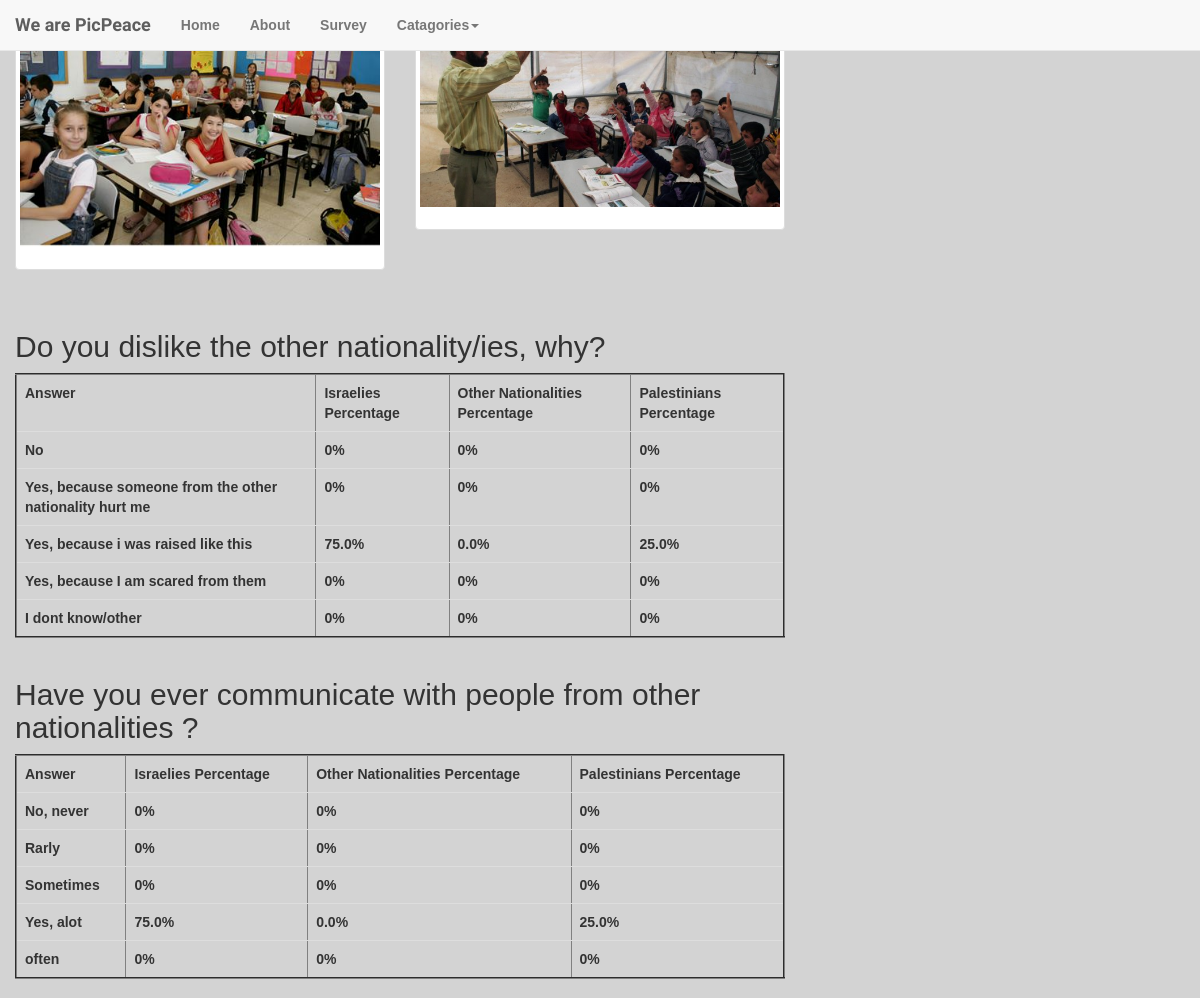
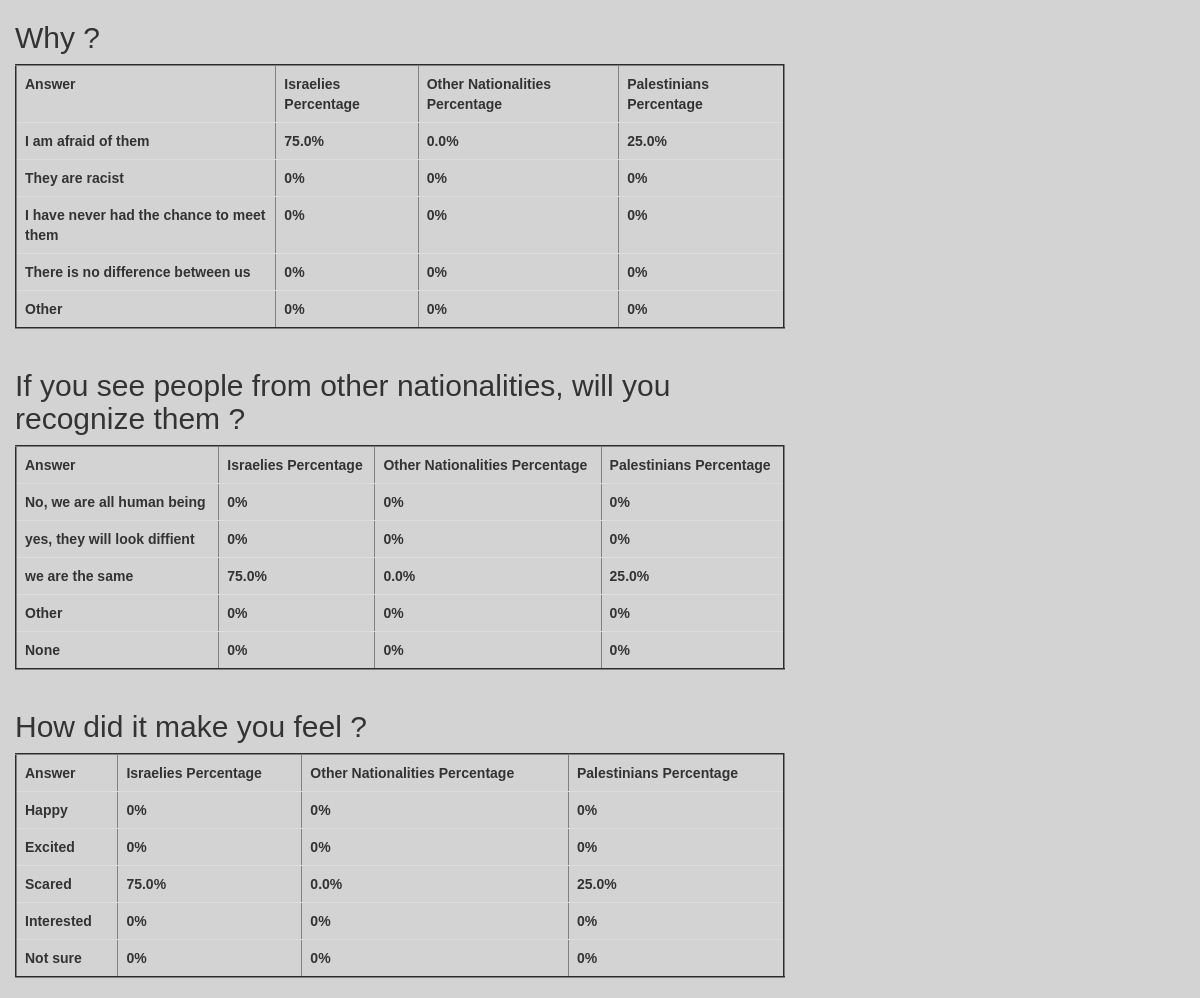
The page /statistics/6/ on the database its author committed (2 pictures, top to bottom).
### database_setup.py (models this page shows)
class Picture(Base):
    __tablename__ = 'picture'
    id = Column(Integer, primary_key=True)
    path = Column(String)
    category = Column(String)
    cover = Column(Boolean)
    discription=Column(String)

class Question(Base):
    __tablename__ = 'question'
    id = Column(Integer, primary_key=True)
    text = Column(String(15))
    a1 = Column(String(30))
    a2 = Column(String(60))
    a3 = Column(String(30))
    a4 = Column(String(30))
    a5 = Column(String(30))

### web_app.py (the view)
@app.route('/statistics/<int:pair_id>/')
def answer_statistics(pair_id):
    questions=session.query(Question).all()
    statistics = {}
    for q in questions:
        question_id = q.id
        '''print
        print (question_id)
        print (pair_id)
        print'''
        answers = session.query(Answer).filter_by(pair_id=pair_id, question_id=question_id).all()
        num_answers = float(len(answers))
        histogram = {'a1': 0, 'a2': 0, 'a3': 0, 'a4': 0, 'a5': 0}
        totals={'a1': 0, 'a2': 0, 'a3': 0, 'a4': 0, 'a5': 0}
        n_dic={'Israeli':{'a1': 0, 'a2': 0, 'a3': 0, 'a4': 0, 'a5': 0}, 'Palestinian':{'a1': 0, 'a2': 0, 'a3': 0, 'a4': 0, 'a5': 0}, 'Other':{'a1': 0, 'a2': 0, 'a3': 0, 'a4': 0, 'a5': 0}}
        for answer in answers:
                if answer.selected.isdigit():
                    n_dic[answer.nationality]['a'+answer.selected] += 1
                    totals['a'+answer.selected]+=1
        for nationality in n_dic.keys():
            for answer in n_dic[nationality]:
                if totals[answer]!=0:
                    n_dic[nationality][answer]*=100.0/totals[answer]
                    n_dic[nationality][answer]=round(n_dic[nationality][answer]*1000)/1000.0
        statistics[q.id] = n_dic
        print n_dic
    pair=session.query(Pair).filter_by(id=pair_id).first()
    pic1=session.query(Picture).filter_by(id=pair.pic1_id).first()
    pic2=session.query(Picture).filter_by(id=pair.pic2_id).first()
    return render_template('statistics.html', q=q, pic1=pic1, pic2=pic2, questions=questions, stats=statistics)

### templates/statistics.html (shortened to what this page needs)
<!DOCTYPE html>
<html>
<head>
	<link rel="stylesheet" href="http://maxcdn.bootstrapcdn.com/bootstrap/3.3.6/css/bootstrap.min.css">
	<link rel="stylesheet" type="text/css" href="{{ url_for('static', filename='styles.css') }}">
</head>
<body>
 <nav class="navbar navbar-default navbar-fixed-top">
        <div class="container-fluid">
          <div class="navbar-header">
            <a class="navbar-brand" href="#">We are PicPeace</a>
          </div>
          <div id="navbar" class="navbar-collapse collapse">
            <ul class="nav navbar-nav">
              <li><a href="{{ url_for('main_page') }}">Home</a></li>
              <li><a href="{{ url_for('aboutus') }}">About</a></li>
              <li><a href="{{ url_for('survey') }}">Survey</a></li>
              <li class="dropdown">
                <a href="#" class="dropdown-toggle" data-toggle="dropdown" role="button" aria-haspopup="true" aria-expanded="false">Catagories<span class="caret"></span></a>
              </li>
            </ul>
          </div>
        </div>
      </nav>
	<div class="container-fluid">
		<div class="row">
  <div class="col-sm-6 col-md-4">
    <div class="thumbnail">
      <img src="{{url_for ('static' , filename=pic1.path)}}">
      <div class="caption">
      </div>
    </div>
  </div>
  <div class="col-sm-6 col-md-4">
    <div class="thumbnail">
      <img src="{{url_for ('static' , filename=pic2.path)}}">
      <div class="caption">
      </div>
    </div>
  </div>
  </div>
  <br/>
  {% for q in questions%}
<div class="row">
<div class="col-md-8">
<h2>{{q.text}}</h2>
<table class="table table-hover" border="2">
    <tr>
      <th>Answer</th>
      <th>Israelies Percentage</th>
      <th>Other Nationalities Percentage</th>
      <th>Palestinians Percentage</th>
    </tr>
    <tr>
      <td> {{q.a1}}</td>
      {%for n in stats[q.id]%}
      <td>{{stats[q.id][n]['a1']}}%</td>
      {%endfor%}
    </tr>
    <tr>
      <td> {{q.a2}}</td>
      {%for n in stats[q.id]%}
      <td>{{stats[q.id][n]['a2']}}%</td>
      {%endfor%}
    </tr>
    <tr>
      <td> {{q.a3}}</td>
      {%for n in stats[q.id]%}
      <td>{{stats[q.id][n]['a3']}}%</td>
      {%endfor%}
    </tr>
    <tr>
      <td> {{q.a4}}</td>
      {%for n in stats[q.id]%}
      <td>{{stats[q.id][n]['a4']}}%</td>
      {%endfor%}
    </tr>
    <tr>
      <td> {{q.a5}}</td>
      {%for n in stats[q.id]%}
      <td>{{stats[q.id][n]['a5']}}%</td>
      {%endfor%}
    </tr>
  </table>
</div></div>
  {%endfor%}
	</div>
</body>
</html>

### static/styles.css (style rules this page uses)
body, html { font-family: 'Ubuntu', sans-serif; font-weight: bold; background: url("http://www.pixeden.com/media/k2/galleries/165/001-subtle-light-pattern-background-texture-vol5.jpg") no-repeat fixed center; background-size:cover; height: 100%; background-repeat: no-repeat; background-color: #d3d3d3; padding-top: 0px; }
.navbar-brand { font-family: 'Shadows Into Light Two', cursive; }

### rows shown on the page
Picture: path (picture)
Picture: path (picture)
Question: text "Do you dislike the other nationality/ies, why?", a1 "No", stats "0" "0" "0", a2 "Yes, because someone from the other nationality hurt me", stats "0" "0" "0", a3 "Yes, because i was raised like this", stats "75.0" "0.0" "25.0", a4 "Yes, because I am scared from them", stats "0" "0" "0", a5 "I dont know/other", stats "0" "0" "0"
Question: text "Have you ever communicate with people from other nationalities ?", a1 "No, never", stats "0" "0" "0", a2 "Rarly", stats "0" "0" "0", a3 "Sometimes", stats "0" "0" "0", a4 "Yes, alot", stats "75.0" "0.0" "25.0", a5 "often", stats "0" "0" "0"
Question: text "Why ?", a1 "I am afraid of them", stats "75.0" "0.0" "25.0", a2 "They are racist", stats "0" "0" "0", a3 "I have never had the chance to meet them", stats "0" "0" "0", a4 "There is no difference between us", stats "0" "0" "0", a5 "Other", stats "0" "0" "0"
Question: text "If you see people from other nationalities, will you recognize them ?", a1 "No, we are all human being", stats "0" "0" "0", a2 "yes, they will look diffient", stats "0" "0" "0", a3 "we are the same", stats "75.0" "0.0" "25.0", a4 "Other", stats "0" "0" "0", a5 "None", stats "0" "0" "0"
Question: text "How did it make you feel ?", a1 "Happy", stats "0" "0" "0", a2 "Excited", stats "0" "0" "0", a3 "Scared", stats "75.0" "0.0" "25.0", a4 "Interested", stats "0" "0" "0", a5 "Not sure", stats "0" "0" "0"
